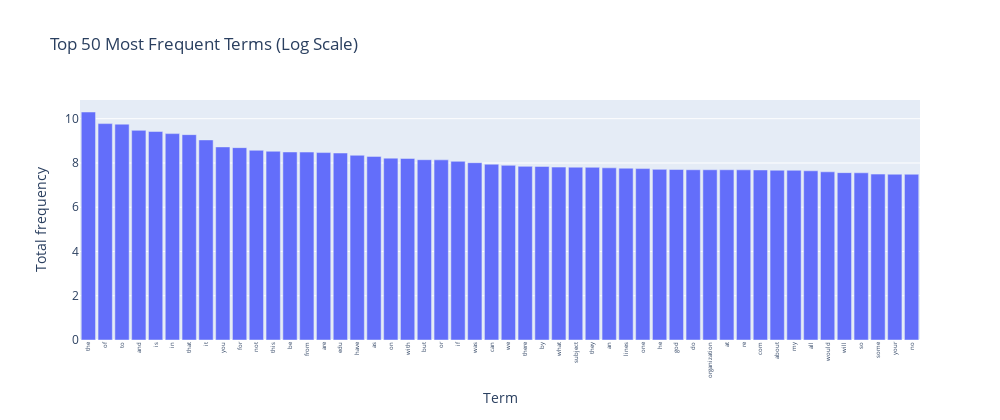

Notebook source saved alongside this figure:
### Markdown cell above
### >>> **Exercise 15 (take home):** 
You can copy the code from the previous exercise and change the 'term_frequencies' variable for the 'term_frequencies_log', comment about the differences that you observe and talk about other possible insights that we can get from a log distribution.

### Code cell
# Answer here
top_idx = np.argsort(term_frequencies)[::-1][:300]

# Get top terms and their frequencies
top_terms = count_vect.get_feature_names_out()[top_idx]
top_freqs = term_frequencies[top_idx]
top_freqs_log = [math.log(i) for i in top_freqs]

df_top_50 = pd.DataFrame({"Term": top_terms[:50], "Total frequency": top_freqs_log[:50]})

g = px.bar(
    df_top_50,
    x="Term",
    y="Total frequency",
    title="Top 50 Most Frequent Terms (Log Scale)"
)
g.update_layout(xaxis_tickangle=-90, bargap=0.15, height=420, width=1000, xaxis_tickfont=dict(size=6))
#g.update_xaxes(tickmode='array', tickvals=list(range(0, 300, 10)), ticktext=count_vect.get_feature_names_out()[:300][::10])
g.show()

### Figure 1 — Plotly figure (JSON) as saved in the notebook; plotly's stock layout.template omitted (floating-point values rounded to 4 significant figures)
{"data": [{"hovertemplate": "Term=%{x}<br>Total frequency=%{y}<extra></extra>", "legendgroup": "", "marker": {"color": "#636efa", "pattern": {"shape": ""}}, "name": "", "orientation": "v", "showlegend": false, "textposition": "auto", "type": "bar", "x": ["the", "of", "to", "and", "is", "in", "that", "it", "you", "for", "not", "this", "be", "from", "are", "edu", "have", "as", "on", "with", "but", "or", "if", "was", "can", "we", "there", "by", "what", "subject", "they", "an", "lines", "one", "he", "god", "do", "organization", "at", "re", "com", "about", "my", "all", "would", "will", "so", "some", "your", "no"], "xaxis": "x", "y": [10.3, 9.779, 9.754, 9.474, 9.421, 9.326, 9.28, 9.042, 8.725, 8.693, 8.573, 8.53, 8.497, 8.492, 8.47, 8.45, 8.347, 8.298, 8.219, 8.204, 8.147, 8.141, 8.073, 8.013, 7.944, 7.891, 7.846, 7.843, 7.813, 7.81, 7.803, 7.78, 7.763, 7.746, 7.711, 7.703, 7.693, 7.693, 7.692, 7.69, 7.683, 7.672, 7.67, 7.646, 7.601, 7.563, 7.556, 7.497, 7.492, 7.491], "yaxis": "y"}], "layout": {"bargap": 0.15, "barmode": "relative", "height": 420, "legend": {"tracegroupgap": 0}, "title": {"text": "Top 50 Most Frequent Terms (Log Scale)"}, "width": 1000, "xaxis": {"anchor": "y", "domain": [0, 1], "tickangle": -90, "tickfont": {"size": 6}, "title": {"text": "Term"}}, "yaxis": {"anchor": "x", "domain": [0, 1], "title": {"text": "Total frequency"}}}}
